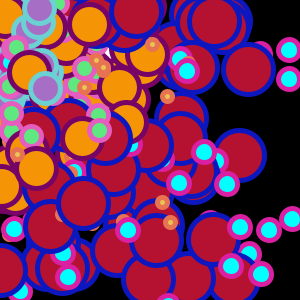
Frame 1 (no input)
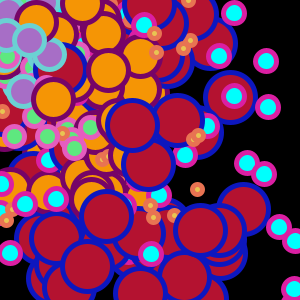
Frame 60 (the mouse pressed at the canvas centre just before this capture)
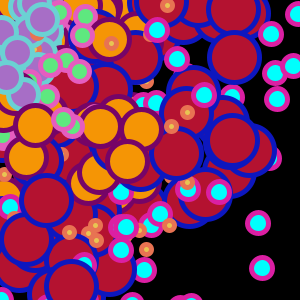
Frame 120 (the mouse held since frame 60 and released just before this capture)

The Processing sketch that drew these frames (run headless with seeded random() and noise(); from frame 60 on, the mouse is pressed at the canvas centre):

// Processing sketch: processing_75805
// ── processing_75805.pde

//Allison Wong, One Hundred Random Shapes, CP1 mods 4-5
//http://allisonprogrammingsite.webs.com/

void setup()
{
  size(300,300);
  frameRate(10);
}
void draw()
{
  background(0);
  int i = 3;
  while(i<=100)
  {
    ellipse(int(random(150)),int(random(200)),40,40);
    stroke(107,209,211);
    strokeWeight(5);
    fill(167,110,198);
    i++;
    ellipse(int(random(50)),int(random(100)),30,30);
    stroke(229,93,191);
    strokeWeight(5);
    fill(94,232,127);
    i++;
    ellipse(int(random(100)),int(random(150)),20,20);
    stroke(232,115,82);
    strokeWeight(5);
    fill(232,197,82);
    i--;
    ellipse(int(random(200)),int(random(250)),10,10);
    stroke(13,23,191);
    strokeWeight(5);
    fill(180,18,48);
    i--;
    ellipse(int(random(250)),int(random(300)),50,50);
    stroke(219,31,163);
    strokeWeight(5);
    fill(0,255,253);
    i++;
    ellipse(int(random(300)),int(random(350)),21,21);
    stroke(118,4,103);
    strokeWeight(5);
    fill(245,149,5);
    i++;
  }
}
